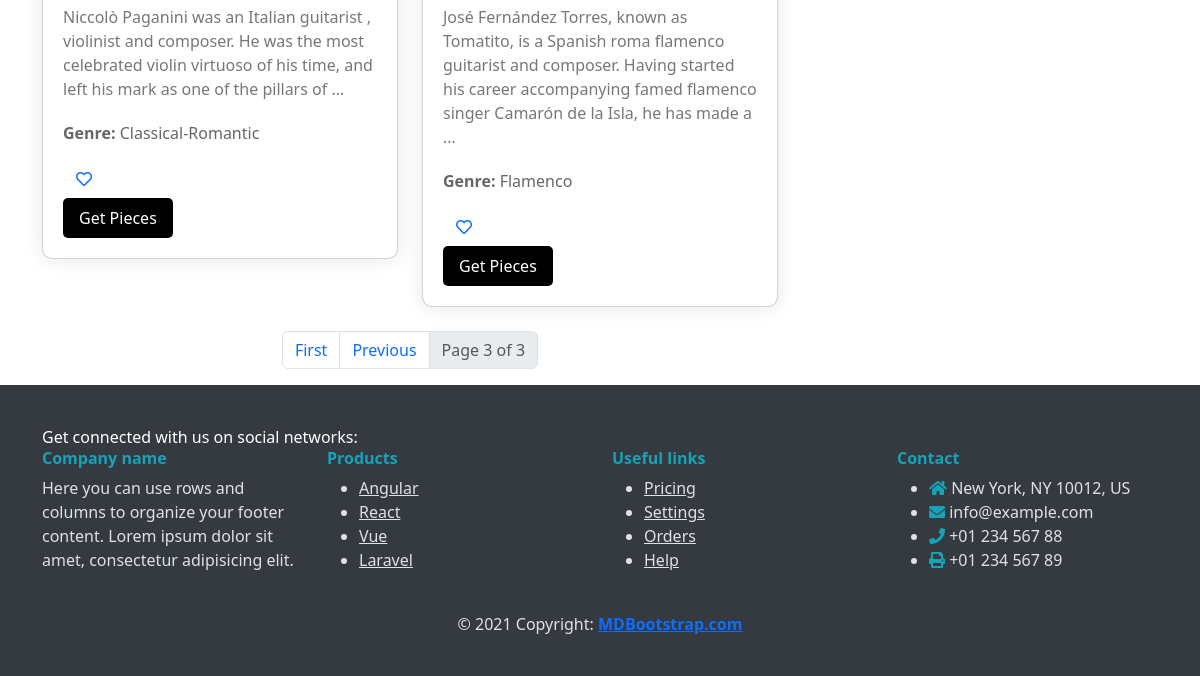
/music/composers?page=3 (lower part), run on an earlier commit of the app's database.
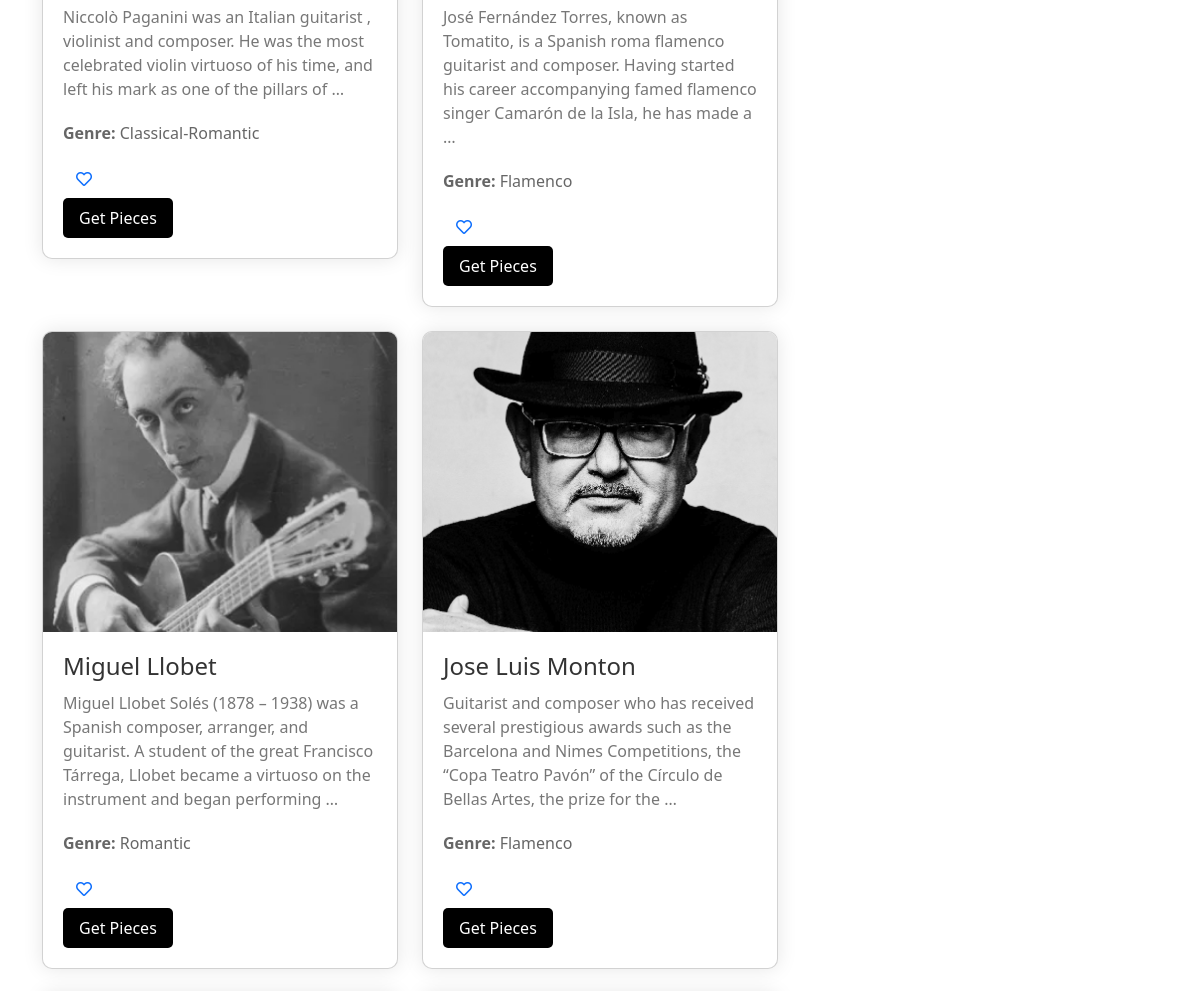
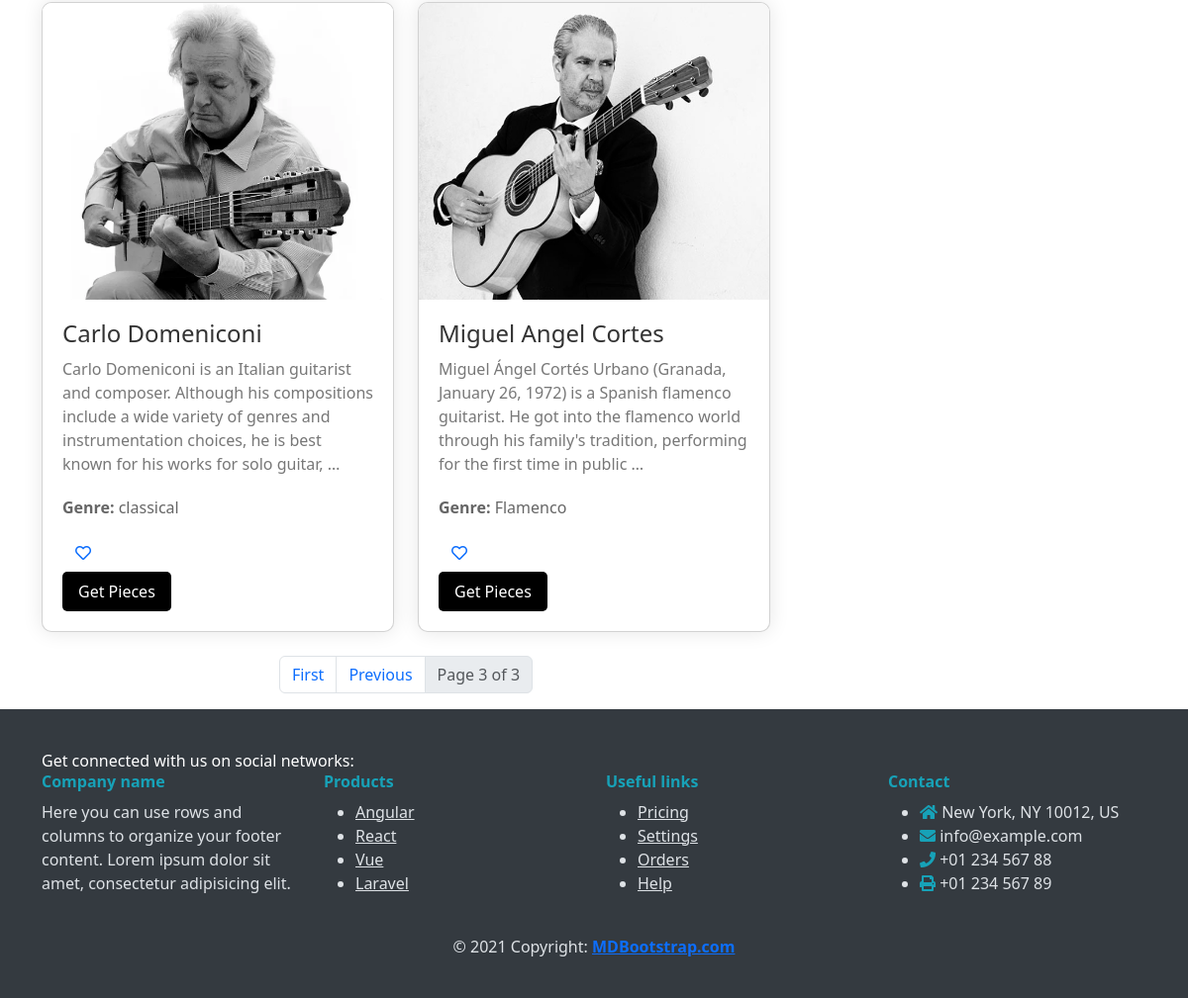
And on a later commit of the database (2 pictures, top to bottom).
### music/models.py (models this page shows, shortened)
class Composer(models.Model):
    name = models.CharField(max_length=255,null=True,blank=True)
    biography = models.TextField(null=True, blank=True)
    image = models.ImageField(upload_to="Composers/" , default="default.jpg")
    genre = models.CharField(max_length=255,null=True,blank=True)
    nationality = models.CharField(blank=True,null=True,max_length=255)

### music/views.py (the view)
# urls.py: path('composers',ComposersView , name="composers" ),
def ComposersView(request):
    composers = Composer.objects.all()
    p = Paginator(composers,10)
    try:
        page_number = request.GET.get('page')
        composers = p.get_page(page_number)
    except EmptyPage:
        composers = composers.get_page(1)
    except PageNotAnInteger:
        composers = composers.get_page(1)
    if request.user.is_authenticated:
         favorited_composer_ids = set(request.user.favoritecomposer_set.values_list('composer__id', flat=True))
         context = {"composers": composers, "favorited_composer_ids": favorited_composer_ids}
         return render(request,'music/composers.html',context)
    else:
         context = {"composers": composers}
         return render(request,'music/composers.html',context)

### templates/music/composers.html (shortened to what this page needs)
{% extends "base.html" %}
{% load static %}
{% load thumbnail %}
{% block content %}
<div class="container">
  <div class="row">
    <div class="col-md-8">
          <div class="row">
        {% for composer in composers %}
        <div class="col-md-6 mb-4">
          <div class="card composer-card">
            <img src="{% thumbnail composer.image "600x400" crop="center" as im %}{{ im.url }}{% endthumbnail %}"
              alt="{{ composer.name }}" class="card-img-top composer-image">
            <div class="composer-details">
              <a style="text-decoration: none;" href="{% url 'music:pieces' cid=composer.id %}"><h3 class="card-title composer-name">{{ composer.name }}</h3></a>
              <p class="card-text composer-bio">{{ composer.biography|truncatewords:30 }}</p>
              <p class="composer-genre"><strong>Genre:</strong> {{ composer.genre }}</p>
              <form action="{% url 'music:Favorites' composer_id=composer.id %}" method="post">
                <button type="submit" class="btn btn-link composer-like-button" aria-label="Favorite Composer">
                  {% if composer.id in favorited_composer_ids %}
                    <i class="fas fa-heart text-danger"></i>
                  {% else %}
                    <i class="far fa-heart"></i>
                  {% endif %}
                </button>
              </form>
              <a href="{% url 'music:pieces' cid=composer.id %}"
                class="btn btn-primary composer-button">Get Pieces</a>
            </div>
          </div>
        </div>
        {% endfor %}
      </div>
      <nav aria-label="Pagination">
        <ul class="pagination justify-content-center">
          {% if composers.has_previous %}
          <li class="page-item">
            <a class="page-link" href="?page=1">First</a>
          </li>
          <li class="page-item">
            <a class="page-link" href="?page={{ composers.previous_page_number }}">Previous</a>
          </li>
          {% endif %}
          <li class="page-item disabled">
            <a class="page-link" href="#">Page {{ composers.number }} of {{ composers.paginator.num_pages }}</a>
          </li>
        </ul>
      </nav>
    </div>
    <div class="col-md-4">
    </div>
  </div>
</div>
{% endblock %}

### templates/base.html (shortened to what this page needs)
{% load static %}
{% load thumbnail %}
<!doctype html>
<html lang="en">
<head>
    <link href="https://cdn.jsdelivr.net/npm/bootstrap@5.3.3/dist/css/bootstrap.min.css" rel="stylesheet"
>
    <link rel="stylesheet" href="{% static 'css/footer.css' %}">
    <link rel="stylesheet" href="https://cdnjs.cloudflare.com/ajax/libs/font-awesome/5.15.4/css/all.min.css">
</head>
<body data-bs-theme="light">
    {% block content %}
    {% endblock content %}
    <footer class="special-footer">
        <section class="social-media-section">
            <div class="container">
                <div class="row justify-content-center align-items-center">
                    <div class="col-lg-6 text-lg-start">
                        <p class="social-media-text">Get connected with us on social networks:</p>
                    </div>
                </div>
            </div>
        </section>
        <section class="links-section">
            <div class="container">
                <div class="row">
                    <div class="col-md-3 col-lg-3 col-xl-3 mb-4">
                        <h6 class="footer-heading">Company name</h6>
                        <p>Here you can use rows and columns to organize your footer content. Lorem ipsum dolor sit
                            amet, consectetur adipisicing elit.</p>
                    </div>
                    <div class="col-md-3 col-lg-3 col-xl-3 mb-4">
                        <h6 class="footer-heading">Products</h6>
                        <ul class="footer-links">
                            <li><a href="#!">Angular</a></li>
                            <li><a href="#!">React</a></li>
                            <li><a href="#!">Vue</a></li>
                            <li><a href="#!">Laravel</a></li>
                        </ul>
                    </div>
                    <div class="col-md-3 col-lg-3 col-xl-3 mb-4">
                        <h6 class="footer-heading">Useful links</h6>
                        <ul class="footer-links">
                            <li><a href="#!">Pricing</a></li>
                            <li><a href="#!">Settings</a></li>
                            <li><a href="#!">Orders</a></li>
                            <li><a href="#!">Help</a></li>
                        </ul>
                    </div>
                    <div class="col-md-3 col-lg-3 col-xl-3 mb-4">
                        <h6 class="footer-heading">Contact</h6>
                        <ul class="footer-contact">
                            <li><i class="fas fa-home"></i> New York, NY 10012, US</li>
                            <li><i class="fas fa-envelope"></i> info@example.com</li>
                            <li><i class="fas fa-phone"></i> +01 234 567 88</li>
                            <li><i class="fas fa-print"></i> +01 234 567 89</li>
                        </ul>
                    </div>
                </div>
            </div>
        </section>
        <section class="copyright-section">
            <div class="container text-center">
                <p class="mb-0">© 2021 Copyright: <a href="https://mdbootstrap.com/" class="fw-bold">MDBootstrap.com</a>
                </p>
            </div>
        </section>
    </footer>
</body>
</html>
{% load sweetify %}

### statics/css/footer.css (style rules this page uses)
.special-footer { background-color: #343a40; color: #dee2e6; padding-top: 40px; padding-bottom: 40px; }
.social-media-text { margin-bottom: 0; color: #fff; }
.footer-heading { font-weight: bold; color: #17a2b8; }
.footer-links a, .footer-contact a { color: #dee2e6; }
.footer-contact i { color: #17a2b8; }
.special-footer { position: relative; }

### templates/music/composers.html (style rules this page uses)
.composer-card { background-color: #fff; border-radius: 10px; box-shadow: 0 0 20px rgba(0, 0, 0, 0.1); overflow: hidden; transition: transform 0.3s ease; }
.composer-image { width: 100%; height: 300px; object-fit: cover; }
.composer-details { padding: 20px; }
.composer-name { font-size: 1.5rem; color: #333; margin-bottom: 10px; }
.composer-genre { font-size: 1rem; color: #666; margin-bottom: 15px; }
.composer-bio { font-size: 1rem; color: #777; margin-bottom: 20px; }
.composer-button { background-color: #000000; color: #fff; border: none; padding: 8px 16px; border-radius: 5px; font-size: 1rem; transition: background-color 0.3s ease; }

What changed in the data, as far as the page shows it:
added Composer: image (picture), name "Miguel Llobet", biography "Miguel Llobet Solés (1878 – 1938) was a Spanish composer, arranger, and guitarist. A student of the great Francisco Tárrega, Llobet became a virtuoso on the instrument and began performing …", genre "Romantic"
added Composer: image (picture), name "Jose Luis Monton", biography "Guitarist and composer who has received several prestigious awards such as the Barcelona and Nimes Competitions, the “Copa Teatro Pavón” of the Círculo de Bellas Artes, the prize for the …", genre "Flamenco"
added Composer: image (picture), name "Carlo Domeniconi", biography "Carlo Domeniconi is an Italian guitarist and composer. Although his compositions include a wide variety of genres and instrumentation choices, he is best known for his works for solo guitar, …", genre "classical"
added Composer: image (picture), name "Miguel Angel Cortes", biography "Miguel Ángel Cortés Urbano (Granada, January 26, 1972) is a Spanish flamenco guitarist. He got into the flamenco world through his family's tradition, performing for the first time in public …", genre "Flamenco"
